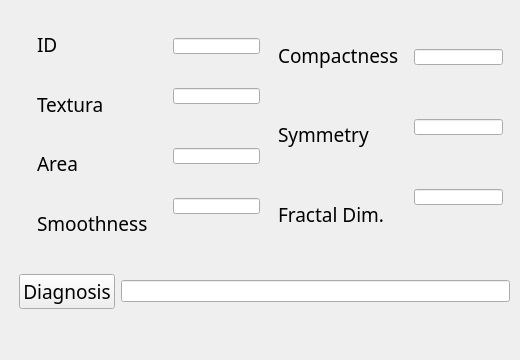
       <widget class="QWidget" name="page_10">
        <widget class="QWidget" name="widget_68" native="true">
         <property name="geometry">
          <rect>
           <x>0</x>
           <y>0</y>
           <width>511</width>
           <height>351</height>
          </rect>
         </property>
         <widget class="QWidget" name="widget_69" native="true">
          <property name="geometry">
           <rect>
            <x>10</x>
            <y>0</y>
            <width>511</width>
            <height>341</height>
           </rect>
          </property>
          <widget class="QWidget" name="widget_78" native="true">
           <property name="geometry">
            <rect>
             <x>9</x>
             <y>9</y>
             <width>493</width>
             <height>251</height>
            </rect>
           </property>
           <widget class="QWidget" name="widget_79" native="true">
            <property name="geometry">
             <rect>
              <x>9</x>
              <y>-1</y>
              <width>241</width>
              <height>251</height>
             </rect>
            </property>
            <layout class="QHBoxLayout" name="horizontalLayout_24">
             <item>
              <widget class="QWidget" name="widget_80" native="true">
               <layout class="QVBoxLayout" name="verticalLayout_12">
                <item>
                 <widget class="QLabel" name="label_47">
                  <property name="font">
                   <font>
                    <family>Bodoni MT</family>
                    <pointsize>14</pointsize>
                   </font>
                  </property>
                  <property name="text">
                   <string>ID</string>
                  </property>
                 </widget>
                </item>
                <item>
                 <widget class="QLabel" name="label_48">
                  <property name="font">
                   <font>
                    <family>Bodoni MT</family>
                    <pointsize>14</pointsize>
                   </font>
                  </property>
                  <property name="text">
                   <string>Textura</string>
                  </property>
                 </widget>
                </item>
                <item>
                 <widget class="QLabel" name="label_49">
                  <property name="font">
                   <font>
                    <family>Bodoni MT</family>
                    <pointsize>14</pointsize>
                   </font>
                  </property>
                  <property name="text">
                   <string>Area</string>
                  </property>
                 </widget>
                </item>
                <item>
                 <widget class="QLabel" name="label_50">
                  <property name="font">
                   <font>
                    <family>Bodoni MT</family>
                    <pointsize>14</pointsize>
                   </font>
                  </property>
                  <property name="text">
                   <string>Smoothness</string>
                  </property>
                 </widget>
                </item>
               </layout>
              </widget>
             </item>
             <item>
              <widget class="QWidget" name="widget_81" native="true">
               <widget class="QLineEdit" name="ID_line_4">
                <property name="geometry">
                 <rect>
                  <x>10</x>
                  <y>30</y>
                  <width>87</width>
                  <height>16</height>
                 </rect>
                </property>
               </widget>
               <widget class="QLineEdit" name="textura_line_4">
                <property name="geometry">
                 <rect>
                  <x>10</x>
                  <y>80</y>
                  <width>87</width>
                  <height>16</height>
                 </rect>
                </property>
               </widget>
               <widget class="QLineEdit" name="Smoothness_line_4">
                <property name="geometry">
                 <rect>
                  <x>10</x>
                  <y>190</y>
                  <width>87</width>
                  <height>16</height>
                 </rect>
                </property>
               </widget>
               <widget class="QLineEdit" name="area_line_2">
                <property name="geometry">
                 <rect>
                  <x>10</x>
                  <y>140</y>
                  <width>87</width>
                  <height>16</height>
                 </rect>
                </property>
               </widget>
              </widget>
             </item>
            </layout>
           </widget>
           <widget class="QWidget" name="widget_82" native="true">
            <property name="geometry">
             <rect>
              <x>250</x>
              <y>0</y>
              <width>241</width>
              <height>251</height>
             </rect>
            </property>
            <layout class="QHBoxLayout" name="horizontalLayout_25">
             <item>
              <widget class="QWidget" name="widget_83" native="true">
               <layout class="QVBoxLayout" name="verticalLayout_13">
                <item>
                 <widget class="QLabel" name="label_51">
                  <property name="font">
                   <font>
                    <family>Bodoni MT</family>
                    <pointsize>14</pointsize>
                   </font>
                  </property>
                  <property name="text">
                   <string>Compactness</string>
                  </property>
                 </widget>
                </item>
                <item>
                 <widget class="QLabel" name="label_52">
                  <property name="font">
                   <font>
                    <family>Bodoni MT</family>
                    <pointsize>14</pointsize>
                   </font>
                  </property>
                  <property name="text">
                   <string>Symmetry</string>
                  </property>
                 </widget>
                </item>
                <item>
                 <widget class="QLabel" name="label_53">
                  <property name="font">
                   <font>
                    <family>Bodoni MT</family>
                    <pointsize>14</pointsize>
                   </font>
                  </property>
                  <property name="text">
                   <string>Fractal Dim.</string>
                  </property>
                 </widget>
                </item>
               </layout>
              </widget>
             </item>
             <item>
              <widget class="QWidget" name="widget_84" native="true">
               <widget class="QLineEdit" name="sym_line_4">
                <property name="geometry">
                 <rect>
                  <x>0</x>
                  <y>110</y>
                  <width>89</width>
                  <height>16</height>
                 </rect>
                </property>
               </widget>
               <widget class="QLineEdit" name="fractal_line_4">
                <property name="geometry">
                 <rect>
                  <x>0</x>
                  <y>180</y>
                  <width>89</width>
                  <height>16</height>
                 </rect>
                </property>
               </widget>
               <widget class="QLineEdit" name="Comp_line_4">
                <property name="geometry">
                 <rect>
                  <x>0</x>
                  <y>40</y>
                  <width>89</width>
                  <height>16</height>
                 </rect>
                </property>
               </widget>
              </widget>
             </item>
            </layout>
           </widget>
          </widget>
          <widget class="QWidget" name="widget_85" native="true">
           <property name="geometry">
            <rect>
             <x>9</x>
             <y>251</y>
             <width>491</width>
             <height>81</height>
            </rect>
           </property>
           <layout class="QGridLayout" name="gridLayout_19">
            <item row="0" column="0">
             <widget class="QPushButton" name="Diagnosis_button_2">
              <property name="font">
               <font>
                <family>Bodoni MT</family>
                <pointsize>14</pointsize>
               </font>
              </property>
              <property name="text">
               <string>Diagnosis</string>
              </property>
              <property name="icon">
               <iconset resource="resources.qrc">
                <normaloff>:/purple_icons/assets/purple/clipboard.svg</normaloff>:/purple_icons/assets/purple/clipboard.svg</iconset>
              </property>
             </widget>
            </item>
            <item row="0" column="1">
             <widget class="QLineEdit" name="DiagnosisLineEdit_2"/>
            </item>
           </layout>
          </widget>
         </widget>
        </widget>
       </widget>
